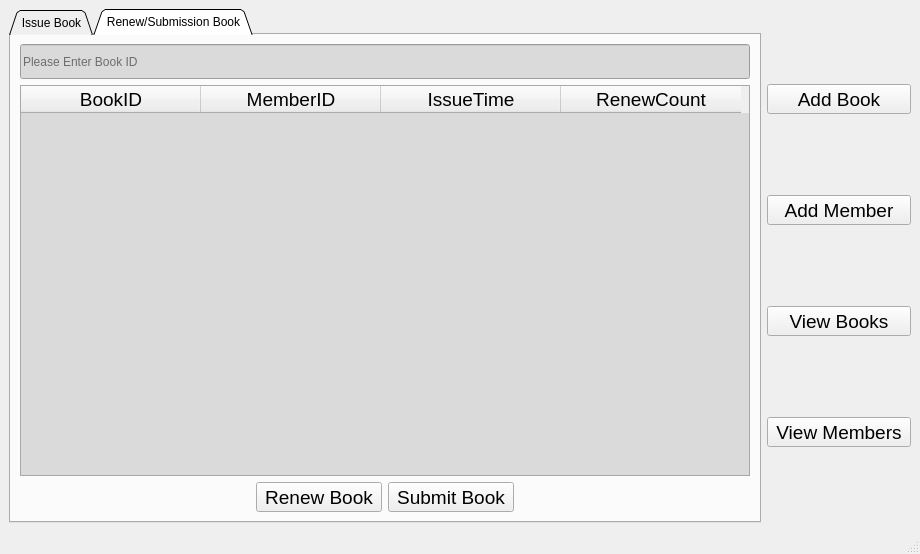
<?xml version="1.0" encoding="UTF-8"?>
<ui version="4.0">
 <class>MainWindow</class>
 <widget class="QMainWindow" name="MainWindow">
  <property name="geometry">
   <rect>
    <x>0</x>
    <y>0</y>
    <width>920</width>
    <height>554</height>
   </rect>
  </property>
  <property name="windowTitle">
   <string>Library Managment System</string>
  </property>
  <widget class="QWidget" name="centralwidget">
   <layout class="QHBoxLayout" name="horizontalLayout">
    <item>
     <widget class="QTabWidget" name="tabWidget">
      <property name="tabShape">
       <enum>QTabWidget::Triangular</enum>
      </property>
      <property name="currentIndex">
       <number>1</number>
      </property>
      <widget class="QWidget" name="tab">
       <attribute name="title">
        <string>Issue Book</string>
       </attribute>
       <layout class="QVBoxLayout" name="verticalLayout_4">
        <item>
         <widget class="QWidget" name="horizontalWidget" native="true">
          <property name="styleSheet">
           <string notr="true">QWidget {
background-color:rgb(218,218,218)
}</string>
          </property>
          <layout class="QHBoxLayout" name="horizontalLayout_2">
           <item>
            <widget class="QLineEdit" name="lineEdit_bookid">
             <property name="minimumSize">
              <size>
               <width>0</width>
               <height>35</height>
              </size>
             </property>
             <property name="placeholderText">
              <string>Please Enter Book ID</string>
             </property>
            </widget>
           </item>
           <item>
            <spacer name="horizontalSpacer">
             <property name="orientation">
              <enum>Qt::Horizontal</enum>
             </property>
             <property name="sizeHint" stdset="0">
              <size>
               <width>40</width>
               <height>20</height>
              </size>
             </property>
            </spacer>
           </item>
           <item>
            <layout class="QVBoxLayout" name="verticalLayout_2">
             <item>
              <widget class="QLabel" name="label_bookname">
               <property name="font">
                <font>
                 <pointsize>14</pointsize>
                 <weight>75</weight>
                 <bold>true</bold>
                </font>
               </property>
               <property name="text">
                <string>Book Name</string>
               </property>
              </widget>
             </item>
             <item>
              <widget class="QLabel" name="label_bookauthor">
               <property name="font">
                <font>
                 <pointsize>14</pointsize>
                 <weight>75</weight>
                 <bold>true</bold>
                </font>
               </property>
               <property name="text">
                <string>Book Author</string>
               </property>
              </widget>
             </item>
            </layout>
           </item>
          </layout>
         </widget>
        </item>
        <item>
         <widget class="QWidget" name="horizontalWidget_2" native="true">
          <property name="styleSheet">
           <string notr="true">QWidget {
background-color:rgb(218,218,218)
}</string>
          </property>
          <layout class="QHBoxLayout" name="horizontalLayout_3">
           <item>
            <widget class="QLineEdit" name="lineEdit_memberid">
             <property name="minimumSize">
              <size>
               <width>0</width>
               <height>35</height>
              </size>
             </property>
             <property name="placeholderText">
              <string>Please Enter Book ID</string>
             </property>
            </widget>
           </item>
           <item>
            <spacer name="horizontalSpacer_2">
             <property name="orientation">
              <enum>Qt::Horizontal</enum>
             </property>
             <property name="sizeHint" stdset="0">
              <size>
               <width>40</width>
               <height>20</height>
              </size>
             </property>
            </spacer>
           </item>
           <item>
            <layout class="QVBoxLayout" name="verticalLayout_3">
             <item>
              <widget class="QLabel" name="label_membername">
               <property name="font">
                <font>
                 <pointsize>14</pointsize>
                 <weight>75</weight>
                 <bold>true</bold>
                </font>
               </property>
               <property name="text">
                <string>Member Name</string>
               </property>
              </widget>
             </item>
             <item>
              <widget class="QLabel" name="label_contactinfo">
               <property name="font">
                <font>
                 <pointsize>14</pointsize>
                 <weight>75</weight>
                 <bold>true</bold>
                </font>
               </property>
               <property name="text">
                <string>Contact Info</string>
               </property>
              </widget>
             </item>
            </layout>
           </item>
          </layout>
         </widget>
        </item>
        <item>
         <layout class="QHBoxLayout" name="horizontalLayout_4">
          <item>
           <spacer name="horizontalSpacer_3">
            <property name="orientation">
             <enum>Qt::Horizontal</enum>
            </property>
            <property name="sizeHint" stdset="0">
             <size>
              <width>40</width>
              <height>20</height>
             </size>
            </property>
           </spacer>
          </item>
          <item>
           <widget class="QToolButton" name="toolButton_issue">
            <property name="font">
             <font>
              <pointsize>14</pointsize>
             </font>
            </property>
            <property name="text">
             <string>Issue Book</string>
            </property>
            <property name="icon">
             <iconset resource="images/images.qrc">
              <normaloff>:/images/issuebook.png</normaloff>:/images/issuebook.png</iconset>
            </property>
            <property name="iconSize">
             <size>
              <width>36</width>
              <height>36</height>
             </size>
            </property>
            <property name="toolButtonStyle">
             <enum>Qt::ToolButtonTextUnderIcon</enum>
            </property>
           </widget>
          </item>
          <item>
           <spacer name="horizontalSpacer_4">
            <property name="orientation">
             <enum>Qt::Horizontal</enum>
            </property>
            <property name="sizeHint" stdset="0">
             <size>
              <width>40</width>
              <height>20</height>
             </size>
            </property>
           </spacer>
          </item>
         </layout>
        </item>
       </layout>
      </widget>
      <widget class="QWidget" name="tab_2">
       <attribute name="title">
        <string>Renew/Submission Book</string>
       </attribute>
       <layout class="QVBoxLayout" name="verticalLayout_5">
        <item>
         <widget class="QLineEdit" name="lineEdit_submission">
          <property name="minimumSize">
           <size>
            <width>0</width>
            <height>35</height>
           </size>
          </property>
          <property name="styleSheet">
           <string notr="true">QLineEdit {
background-color:rgb(218,218,218)
}</string>
          </property>
          <property name="placeholderText">
           <string>Please Enter Book ID</string>
          </property>
         </widget>
        </item>
        <item>
         <widget class="QTableWidget" name="tableWidget_bookinfo">
          <property name="font">
           <font>
            <pointsize>14</pointsize>
           </font>
          </property>
          <property name="styleSheet">
           <string notr="true">QTableWidget {
background-color:rgb(218,218,218)
}</string>
          </property>
          <attribute name="horizontalHeaderDefaultSectionSize">
           <number>180</number>
          </attribute>
          <column>
           <property name="text">
            <string>BookID</string>
           </property>
          </column>
          <column>
           <property name="text">
            <string>MemberID</string>
           </property>
          </column>
          <column>
           <property name="text">
            <string>IssueTime</string>
           </property>
          </column>
          <column>
           <property name="text">
            <string>RenewCount</string>
           </property>
          </column>
         </widget>
        </item>
        <item>
         <layout class="QHBoxLayout" name="horizontalLayout_5">
          <item>
           <spacer name="horizontalSpacer_5">
            <property name="orientation">
             <enum>Qt::Horizontal</enum>
            </property>
            <property name="sizeHint" stdset="0">
             <size>
              <width>40</width>
              <height>20</height>
             </size>
            </property>
           </spacer>
          </item>
          <item>
           <widget class="QToolButton" name="toolButton_renew">
            <property name="font">
             <font>
              <pointsize>14</pointsize>
             </font>
            </property>
            <property name="text">
             <string>Renew Book</string>
            </property>
            <property name="icon">
             <iconset resource="images/images.qrc">
              <normaloff>:/images/renew.png</normaloff>:/images/renew.png</iconset>
            </property>
            <property name="iconSize">
             <size>
              <width>36</width>
              <height>36</height>
             </size>
            </property>
            <property name="toolButtonStyle">
             <enum>Qt::ToolButtonTextUnderIcon</enum>
            </property>
           </widget>
          </item>
          <item>
           <widget class="QToolButton" name="toolButton_submit">
            <property name="font">
             <font>
              <pointsize>14</pointsize>
             </font>
            </property>
            <property name="text">
             <string>Submit Book</string>
            </property>
            <property name="icon">
             <iconset resource="images/images.qrc">
              <normaloff>:/images/submission.png</normaloff>:/images/submission.png</iconset>
            </property>
            <property name="iconSize">
             <size>
              <width>36</width>
              <height>36</height>
             </size>
            </property>
            <property name="toolButtonStyle">
             <enum>Qt::ToolButtonTextUnderIcon</enum>
            </property>
           </widget>
          </item>
          <item>
           <spacer name="horizontalSpacer_6">
            <property name="orientation">
             <enum>Qt::Horizontal</enum>
            </property>
            <property name="sizeHint" stdset="0">
             <size>
              <width>40</width>
              <height>20</height>
             </size>
            </property>
           </spacer>
          </item>
         </layout>
        </item>
       </layout>
      </widget>
     </widget>
    </item>
    <item>
     <layout class="QVBoxLayout" name="verticalLayout">
      <item>
       <widget class="QToolButton" name="toolButton_addbook">
        <property name="maximumSize">
         <size>
          <width>145</width>
          <height>16777215</height>
         </size>
        </property>
        <property name="font">
         <font>
          <pointsize>14</pointsize>
         </font>
        </property>
        <property name="text">
         <string>Add Book</string>
        </property>
        <property name="icon">
         <iconset resource="images/images.qrc">
          <normaloff>:/images/addbook.png</normaloff>:/images/addbook.png</iconset>
        </property>
        <property name="iconSize">
         <size>
          <width>68</width>
          <height>68</height>
         </size>
        </property>
        <property name="toolButtonStyle">
         <enum>Qt::ToolButtonTextUnderIcon</enum>
        </property>
       </widget>
      </item>
      <item>
       <widget class="QToolButton" name="toolButton_addmember">
        <property name="maximumSize">
         <size>
          <width>145</width>
          <height>16777215</height>
         </size>
        </property>
        <property name="font">
         <font>
          <pointsize>14</pointsize>
         </font>
        </property>
        <property name="text">
         <string>Add Member</string>
        </property>
        <property name="icon">
         <iconset resource="images/images.qrc">
          <normaloff>:/images/addmember.png</normaloff>:/images/addmember.png</iconset>
        </property>
        <property name="iconSize">
         <size>
          <width>68</width>
          <height>68</height>
         </size>
        </property>
        <property name="toolButtonStyle">
         <enum>Qt::ToolButtonTextUnderIcon</enum>
        </property>
       </widget>
      </item>
      <item>
       <widget class="QToolButton" name="toolButton_viewbooks">
        <property name="maximumSize">
         <size>
          <width>145</width>
          <height>16777215</height>
         </size>
        </property>
        <property name="font">
         <font>
          <pointsize>14</pointsize>
         </font>
        </property>
        <property name="text">
         <string>View Books</string>
        </property>
        <property name="icon">
         <iconset resource="images/images.qrc">
          <normaloff>:/images/viewbook .png</normaloff>:/images/viewbook .png</iconset>
        </property>
        <property name="iconSize">
         <size>
          <width>68</width>
          <height>68</height>
         </size>
        </property>
        <property name="toolButtonStyle">
         <enum>Qt::ToolButtonTextUnderIcon</enum>
        </property>
       </widget>
      </item>
      <item>
       <widget class="QToolButton" name="toolButton_viewmembers">
        <property name="maximumSize">
         <size>
          <width>145</width>
          <height>16777215</height>
         </size>
        </property>
        <property name="font">
         <font>
          <pointsize>14</pointsize>
         </font>
        </property>
        <property name="text">
         <string>View Members</string>
        </property>
        <property name="icon">
         <iconset resource="images/images.qrc">
          <normaloff>:/images/viewmembers.png</normaloff>:/images/viewmembers.png</iconset>
        </property>
        <property name="iconSize">
         <size>
          <width>68</width>
          <height>68</height>
         </size>
        </property>
        <property name="toolButtonStyle">
         <enum>Qt::ToolButtonTextUnderIcon</enum>
        </property>
       </widget>
      </item>
     </layout>
    </item>
   </layout>
  </widget>
  <widget class="QMenuBar" name="menubar">
   <property name="geometry">
    <rect>
     <x>0</x>
     <y>0</y>
     <width>920</width>
     <height>24</height>
    </rect>
   </property>
  </widget>
  <widget class="QStatusBar" name="statusbar"/>
 </widget>
 <resources>
  <include location="images/images.qrc"/>
 </resources>
 <connections/>
</ui>
